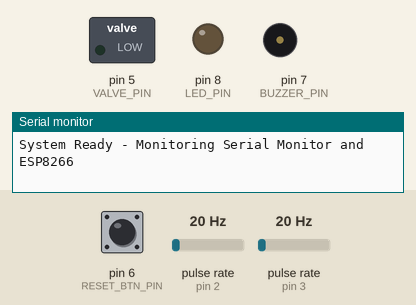
Recording of a sketch running on a simulated Arduino Uno, built with avr-gcc and run on an emulated ATmega328P. Shown: switched loads named in the sketch (green lamp = pin HIGH), output pins drawn as LEDs (lit = HIGH), buzzer (waves = sounding, pin HIGH), the last lines printed to the serial monitor. Wiring (inferred from the names in the program): 2 × pulse sensor: data pin 2 / data pin 3. The inputs (shaded band) are chosen by the test bench; at power-on: pulse rate (sensors on pin 2, pin 3) 20 Hz, pin 6 (RESET_BTN_PIN) HIGH.

Above: at 1.2 s.
1.3 s: pulse rate (sensor on pin 2) set to 38 Hz
4.3 s: pulse rate (sensor on pin 2) set to 45 Hz
6.5 s: pin 6 (RESET_BTN_PIN) pulled LOW for 3.2 s
At 12.5 s:
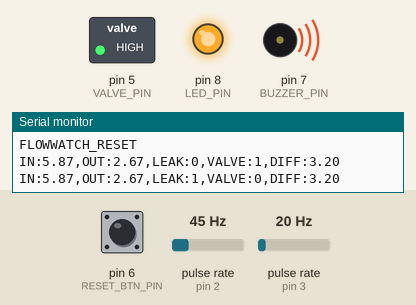
12.7 s: pin 6 (RESET_BTN_PIN) pulled LOW for 0.15 s
At 13.0 s:
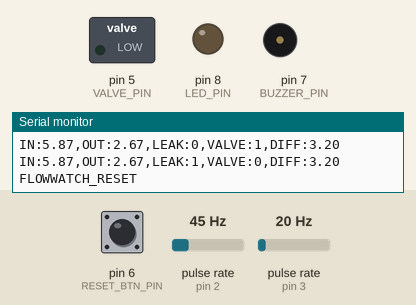
15.8 s: pin 6 (RESET_BTN_PIN) pulled LOW for 1 s
At 18.3 s:
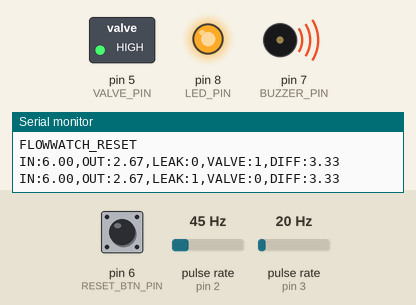
Timing chart, 0 to 19.8 s (numbered marks = the images above; inputs shaded):
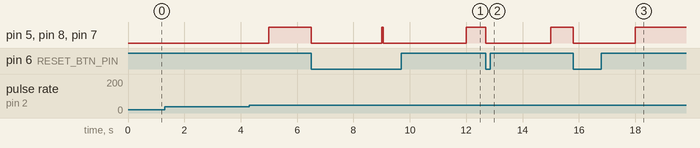

The sketch:

Water_flow.ino
```cpp
#include <SoftwareSerial.h>

// ── PIN DEFINITIONS ────────────────────────────────────────
#define FLOW_IN_PIN    2
#define FLOW_OUT_PIN   3
#define VALVE_PIN      5
#define RESET_BTN_PIN  6
#define BUZZER_PIN     7
#define LED_PIN        8

// NEW: Use pins 10 and 11 for the ESP8266
SoftwareSerial espSerial(10, 11); // RX, TX

// ... (Keep all your existing variables: flowIn, flowOut, etc.) ...

void triggerAlert(bool active) {
  if (active) {
    digitalWrite(LED_PIN, HIGH);      // LED on solid
    digitalWrite(BUZZER_PIN, HIGH);   // buzzer on
  } else {
    digitalWrite(LED_PIN, LOW);
    digitalWrite(BUZZER_PIN, LOW);
  }
}

const float LEAK_THRESHOLD     = 2.0;   // L/min difference

// How many consecutive detections before triggering alert
// Prevents false alarms from sensor jitter
const int   CONFIRM_COUNT      = 3;     // 3 × 1 second = 3s sustained difference

// ── YF-S201 CALIBRATION ────────────────────────────────────
// 7.5 pulses/sec = 1 L/min  (YF-S201 datasheet)
// Adjust if your readings seem off (try 4.5–8.5 range)
const float CALIBRATION_FACTOR = 7.5;

// ── TIMING ─────────────────────────────────────────────────
const unsigned long MEASURE_INTERVAL = 1000;   // Calculate flow every 1s
const unsigned long SEND_INTERVAL    = 2000;   // Send to ESP every 2s
const unsigned long DEBOUNCE_MS      = 50;     // Button debounce

// ── PULSE COUNTERS ─────────────────────────────────────────
volatile unsigned long pulseCountIn  = 0;
volatile unsigned long pulseCountOut = 0;

// ── FLOW VALUES ────────────────────────────────────────────
float flowIn        = 0.0;    // Current L/min
float flowOut       = 0.0;    // Current L/min
float flowDiff      = 0.0;    // flowIn - flowOut
float totalIn       = 0.0;    // Total litres since boot
float totalOut      = 0.0;    // Total litres since boot

// ── LEAK & VALVE STATE ─────────────────────────────────────
int   leakDetected   = 0;     // 0=normal, 1=leak
bool  valveOpen      = true;  // true=open, false=closed
int   confirmCounter = 0;     // Consecutive leak detections
bool  leakAcknowledged = false; // Stays true until manual reset

// ── TIMERS ─────────────────────────────────────────────────
unsigned long lastMeasureTime  = 0;
unsigned long lastSendTime     = 0;
unsigned long lastBtnTime      = 0;

// ── INTERRUPT SERVICE ROUTINES ─────────────────────────────
void  countPulseIn()  { pulseCountIn++;  }
void  countPulseOut() { pulseCountOut++; }


void setup() {
  Serial.begin(9600);    // For your computer
  espSerial.begin(9600); // For the ESP8266

  // ... (Keep your pinMode and interrupt settings) ...

  pinMode(FLOW_IN_PIN, INPUT_PULLUP);
  pinMode(FLOW_OUT_PIN, INPUT_PULLUP);
  pinMode(BUZZER_PIN, OUTPUT);
  pinMode(LED_PIN, OUTPUT);
  pinMode(VALVE_PIN, OUTPUT);
  digitalWrite(VALVE_PIN, LOW);
  pinMode(RESET_BTN_PIN, INPUT_PULLUP);

  attachInterrupt(digitalPinToInterrupt(FLOW_IN_PIN), countPulseIn, FALLING);
  attachInterrupt(digitalPinToInterrupt(FLOW_OUT_PIN), countPulseOut, FALLING);

  Serial.println("System Ready - Monitoring Serial Monitor and ESP8266");
}

void loop() {
  unsigned long now = millis();

  if (now - lastMeasureTime >= MEASURE_INTERVAL) {
    lastMeasureTime = now;
    calculateFlow();
    checkForLeak();
  }

  if (now - lastSendTime >= SEND_INTERVAL) {
    lastSendTime = now;
    sendToESP();
  }

  checkResetButton();
}

void calculateFlow() {
  // Read and reset pulse counters atomically
  noInterrupts();
  unsigned long pIn  = pulseCountIn;
  unsigned long pOut = pulseCountOut;
  pulseCountIn  = 0;
  pulseCountOut = 0;
  interrupts();

  // Convert pulses → L/min
  // Measured over 1 second: pulses/sec ÷ 7.5 = L/min
  flowIn  = (float)pIn  / CALIBRATION_FACTOR;
  flowOut = (float)pOut / CALIBRATION_FACTOR;

  // Flow difference — the core leak detection metric
  flowDiff = flowIn - flowOut;

  // Accumulate totals (L/min over 1 second = L/60 per measurement)
  totalIn  += flowIn  / 60.0;
  totalOut += flowOut / 60.0;
}


// ═══════════════════════════════════════════════════════════
//  LEAK DETECTION & VALVE CONTROL
// ═══════════════════════════════════════════════════════════
void checkForLeak() {

  // ── Case 1: No flow at all — skip detection ──────────────
  // Avoid false alarms when system is idle
  if (flowIn < 0.5 && flowOut < 0.5) {
    confirmCounter = 0;
    // Only clear leak if it wasn't manually acknowledged
    if (!leakAcknowledged) {
      leakDetected = 0;
    }
    return;
  }

  // ── Case 2: Flow difference exceeds threshold ─────────────
  if (flowDiff > LEAK_THRESHOLD) {
    confirmCounter++;

    if (confirmCounter >= CONFIRM_COUNT && !leakAcknowledged) {
      // Confirmed leak — close the valve
      leakDetected     = 1;
      leakAcknowledged = true;
      closeValve();
      triggerAlert(true);
    }
  } else {
    // Difference is within normal range — reset counter
    confirmCounter = 0;

    // Only clear the leak flag if not yet acknowledged
    // (keeps valve closed and alert active until manual reset)
    if (!leakAcknowledged) {
      leakDetected = 0;
    }
  }
}


// ═══════════════════════════════════════════════════════════
//  VALVE CONTROL
// ═══════════════════════════════════════════════════════════
void closeValve() {
  digitalWrite(VALVE_PIN, HIGH);   // HIGH = relay ON = valve CLOSED
  valveOpen = false;
}

void openValve() {
  digitalWrite(VALVE_PIN, LOW);    // LOW = relay OFF = valve OPEN
  valveOpen = true;
}


// ═══════════════════════════════════════════════════════════
//  MANUAL RESET BUTTON
//  Press to reopen valve after fixing the leak
// ═══════════════════════════════════════════════════════════
void checkResetButton() {
  unsigned long now = millis();

  // Debounce
  if (now - lastBtnTime < DEBOUNCE_MS) return;

  // Button pressed (pulled LOW)
  if (digitalRead(RESET_BTN_PIN) == LOW) {
    lastBtnTime = now;

    if (leakAcknowledged) {
      // Reset everything
      leakDetected     = 0;
      leakAcknowledged = false;
      confirmCounter   = 0;
      triggerAlert(false);
      openValve();

      // Notify ESP of manual reset
      Serial.println("FLOWWATCH_RESET");
    }
  }
}

// Update this function to send to espSerial
void sendToESP() {
  // We send to BOTH so you can see it on your screen and the website
  String data = "IN:" + String(flowIn, 2) +
                ",OUT:" + String(flowOut, 2) +
                ",LEAK:" + String(leakDetected) +
                ",VALVE:" + String(valveOpen ? 1 : 0) +
                ",DIFF:" + String(flowDiff, 2);

  Serial.println(data);    // See it on your PC
  espSerial.println(data); // Send it to the Website
}

// ... (Keep the rest of your helper functions: calculateFlow, checkResetButton, etc.) ...
```

Measured:
- after the input at 6.5 s, pin 5 (VALVE_PIN), pin 8 (LED_PIN), pin 7 (BUZZER_PIN): HIGH → LOW at once, → HIGH 2.5 s later, → LOW 0.05 s later, → HIGH 3.0 s later
- after the input at 12.7 s, pin 5 (VALVE_PIN), pin 8 (LED_PIN), pin 7 (BUZZER_PIN): HIGH → LOW at once, → HIGH 2.3 s later
- after the input at 15.8 s, pin 5 (VALVE_PIN), pin 8 (LED_PIN), pin 7 (BUZZER_PIN): HIGH → LOW at once, → HIGH 2.2 s later
